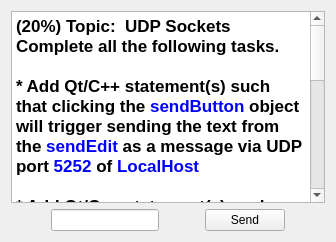
          <widget class="QWidget" name="tab_13">
           <attribute name="title">
            <string>b5</string>
           </attribute>
           <layout class="QVBoxLayout" name="verticalLayout_15">
            <item>
             <widget class="QTextBrowser" name="textBrowser_14">
              <property name="html">
               <string>&lt;!DOCTYPE HTML PUBLIC &quot;-//W3C//DTD HTML 4.0//EN&quot; &quot;http://www.w3.org/TR/REC-html40/strict.dtd&quot;&gt;
&lt;html&gt;&lt;head&gt;&lt;meta name=&quot;qrichtext&quot; content=&quot;1&quot; /&gt;&lt;style type=&quot;text/css&quot;&gt;
p, li { white-space: pre-wrap; }
&lt;/style&gt;&lt;/head&gt;&lt;body style=&quot; font-family:'Sans'; font-size:10pt; font-weight:400; font-style:normal;&quot;&gt;
&lt;p style=&quot; margin-top:0px; margin-bottom:0px; margin-left:0px; margin-right:0px; -qt-block-indent:0; text-indent:0px;&quot;&gt;&lt;span style=&quot; font-family:'.Lucida Grande UI'; font-size:13pt; font-weight:600;&quot;&gt;(20%) Topic:  UDP Sockets&lt;/span&gt;&lt;/p&gt;
&lt;p style=&quot; margin-top:0px; margin-bottom:0px; margin-left:0px; margin-right:0px; -qt-block-indent:0; text-indent:0px;&quot;&gt;&lt;span style=&quot; font-family:'.Lucida Grande UI'; font-size:13pt; font-weight:600;&quot;&gt;Complete all the following tasks.&lt;/span&gt;&lt;/p&gt;
&lt;p style=&quot;-qt-paragraph-type:empty; margin-top:0px; margin-bottom:0px; margin-left:0px; margin-right:0px; -qt-block-indent:0; text-indent:0px; font-family:'.Lucida Grande UI'; font-size:13pt; font-weight:600;&quot;&gt;&lt;br /&gt;&lt;/p&gt;
&lt;p style=&quot; margin-top:0px; margin-bottom:0px; margin-left:0px; margin-right:0px; -qt-block-indent:0; text-indent:0px;&quot;&gt;&lt;span style=&quot; font-family:'.Lucida Grande UI'; font-size:13pt; font-weight:600;&quot;&gt;* Add Qt/C++ statement(s) such that clicking the &lt;/span&gt;&lt;span style=&quot; font-family:'.Lucida Grande UI'; font-size:13pt; font-weight:600; color:#0000ff;&quot;&gt;sendButton&lt;/span&gt;&lt;span style=&quot; font-family:'.Lucida Grande UI'; font-size:13pt; font-weight:600;&quot;&gt; object will trigger sending the text from the &lt;/span&gt;&lt;span style=&quot; font-family:'.Lucida Grande UI'; font-size:13pt; font-weight:600; color:#0000ff;&quot;&gt;sendEdit&lt;/span&gt;&lt;span style=&quot; font-family:'.Lucida Grande UI'; font-size:13pt; font-weight:600;&quot;&gt; as a message via UDP port &lt;/span&gt;&lt;span style=&quot; font-family:'.Lucida Grande UI'; font-size:13pt; font-weight:600; color:#0000ff;&quot;&gt;5252&lt;/span&gt;&lt;span style=&quot; font-family:'.Lucida Grande UI'; font-size:13pt; font-weight:600;&quot;&gt; of &lt;/span&gt;&lt;span style=&quot; font-family:'.Lucida Grande UI'; font-size:13pt; font-weight:600; color:#0000ff;&quot;&gt;LocalHost     &lt;/span&gt;&lt;/p&gt;
&lt;p style=&quot;-qt-paragraph-type:empty; margin-top:0px; margin-bottom:0px; margin-left:0px; margin-right:0px; -qt-block-indent:0; text-indent:0px; font-family:'.Lucida Grande UI'; font-size:13pt; font-weight:600;&quot;&gt;&lt;br /&gt;&lt;/p&gt;
&lt;p style=&quot; margin-top:0px; margin-bottom:0px; margin-left:0px; margin-right:0px; -qt-block-indent:0; text-indent:0px;&quot;&gt;&lt;span style=&quot; font-family:'.Lucida Grande UI'; font-size:13pt; font-weight:600;&quot;&gt;* Add Qt/C++ statement(s) such that the &lt;/span&gt;&lt;span style=&quot; font-family:'.Lucida Grande UI'; font-size:13pt; font-weight:600; color:#0000ff;&quot;&gt;sendEdit &lt;/span&gt;&lt;span style=&quot; font-family:'.Lucida Grande UI'; font-size:13pt; font-weight:600;&quot;&gt;object is cleared after the text has been sent&lt;/span&gt;&lt;/p&gt;
&lt;p style=&quot;-qt-paragraph-type:empty; margin-top:0px; margin-bottom:0px; margin-left:0px; margin-right:0px; -qt-block-indent:0; text-indent:0px; font-family:'.Lucida Grande UI'; font-size:13pt; font-weight:600;&quot;&gt;&lt;br /&gt;&lt;/p&gt;
&lt;p style=&quot; margin-top:0px; margin-bottom:0px; margin-left:0px; margin-right:0px; -qt-block-indent:0; text-indent:0px;&quot;&gt;&lt;span style=&quot; font-family:'.Lucida Grande UI'; font-size:13pt; font-weight:600;&quot;&gt;* For full credit, this send function must work each time &lt;/span&gt;&lt;span style=&quot; font-family:'.Lucida Grande UI'; font-size:13pt; font-weight:600; color:#0000ff;&quot;&gt;sendButton&lt;/span&gt;&lt;span style=&quot; font-family:'.Lucida Grande UI'; font-size:13pt; font-weight:600;&quot;&gt; is clicked&lt;/span&gt;&lt;/p&gt;
&lt;p style=&quot;-qt-paragraph-type:empty; margin-top:0px; margin-bottom:0px; margin-left:0px; margin-right:0px; -qt-block-indent:0; text-indent:0px; font-family:'.Lucida Grande UI'; font-size:13pt; font-weight:600; color:#000000;&quot;&gt;&lt;br /&gt;&lt;/p&gt;
&lt;p style=&quot; margin-top:0px; margin-bottom:0px; margin-left:0px; margin-right:0px; -qt-block-indent:0; text-indent:0px;&quot;&gt;&lt;span style=&quot; font-family:'.Lucida Grande UI'; font-size:13pt; font-weight:600; color:#000000;&quot;&gt;Hints:&lt;/span&gt;&lt;/p&gt;
&lt;p style=&quot; margin-top:0px; margin-bottom:0px; margin-left:0px; margin-right:0px; -qt-block-indent:0; text-indent:0px;&quot;&gt;&lt;span style=&quot; font-family:'.Lucida Grande UI'; font-size:13pt; font-weight:600; color:#000000;&quot;&gt;Type &lt;/span&gt;&lt;span style=&quot; font-family:'.Lucida Grande UI'; font-size:13pt; font-weight:600; color:#ff0000;&quot;&gt;nc -l -u 5252&lt;/span&gt;&lt;span style=&quot; font-family:'.Lucida Grande UI'; font-size:13pt; font-weight:600; color:#000000;&quot;&gt; in a terminal window &lt;/span&gt;&lt;span style=&quot; font-family:'.Lucida Grande UI'; font-size:13pt; font-weight:600; color:#0000ff;&quot;&gt;before&lt;/span&gt;&lt;span style=&quot; font-family:'.Lucida Grande UI'; font-size:13pt; font-weight:600; color:#000000;&quot;&gt; trying to send a message in order to verify the message has been sent (lowercase L, not digit one)&lt;/span&gt;&lt;/p&gt;
&lt;p style=&quot;-qt-paragraph-type:empty; margin-top:0px; margin-bottom:0px; margin-left:0px; margin-right:0px; -qt-block-indent:0; text-indent:0px; font-family:'.Lucida Grande UI'; font-size:13pt; font-weight:600; color:#000000;&quot;&gt;&lt;br /&gt;&lt;/p&gt;
&lt;p style=&quot; margin-top:0px; margin-bottom:0px; margin-left:0px; margin-right:0px; -qt-block-indent:0; text-indent:0px;&quot;&gt;&lt;span style=&quot; font-family:'.Lucida Grande UI'; font-size:13pt; font-weight:600; color:#ff0000;&quot;&gt;Do NOT use the Designer tool to modify the main form itself or to create the pop-up dialog or you will receive&lt;/span&gt;&lt;span style=&quot; font-family:'.Lucida Grande UI'; font-size:13pt; font-weight:600; color:#000000;&quot;&gt; zero credit (0 points).&lt;/span&gt;&lt;/p&gt;&lt;/body&gt;&lt;/html&gt;</string>
              </property>
             </widget>
            </item>
            <item>
             <layout class="QHBoxLayout" name="horizontalLayout_14">
              <item>
               <spacer name="horizontalSpacer_18">
                <property name="orientation">
                 <enum>Qt::Horizontal</enum>
                </property>
                <property name="sizeHint" stdset="0">
                 <size>
                  <width>40</width>
                  <height>20</height>
                 </size>
                </property>
               </spacer>
              </item>
              <item>
               <widget class="QLineEdit" name="a2b5lineedit"/>
              </item>
              <item>
               <spacer name="horizontalSpacer_19">
                <property name="orientation">
                 <enum>Qt::Horizontal</enum>
                </property>
                <property name="sizeHint" stdset="0">
                 <size>
                  <width>40</width>
                  <height>20</height>
                 </size>
                </property>
               </spacer>
              </item>
              <item>
               <widget class="QPushButton" name="a2b5button">
                <property name="text">
                 <string>Send</string>
                </property>
               </widget>
              </item>
              <item>
               <spacer name="horizontalSpacer_20">
                <property name="orientation">
                 <enum>Qt::Horizontal</enum>
                </property>
                <property name="sizeHint" stdset="0">
                 <size>
                  <width>40</width>
                  <height>20</height>
                 </size>
                </property>
               </spacer>
              </item>
             </layout>
            </item>
           </layout>
          </widget>
